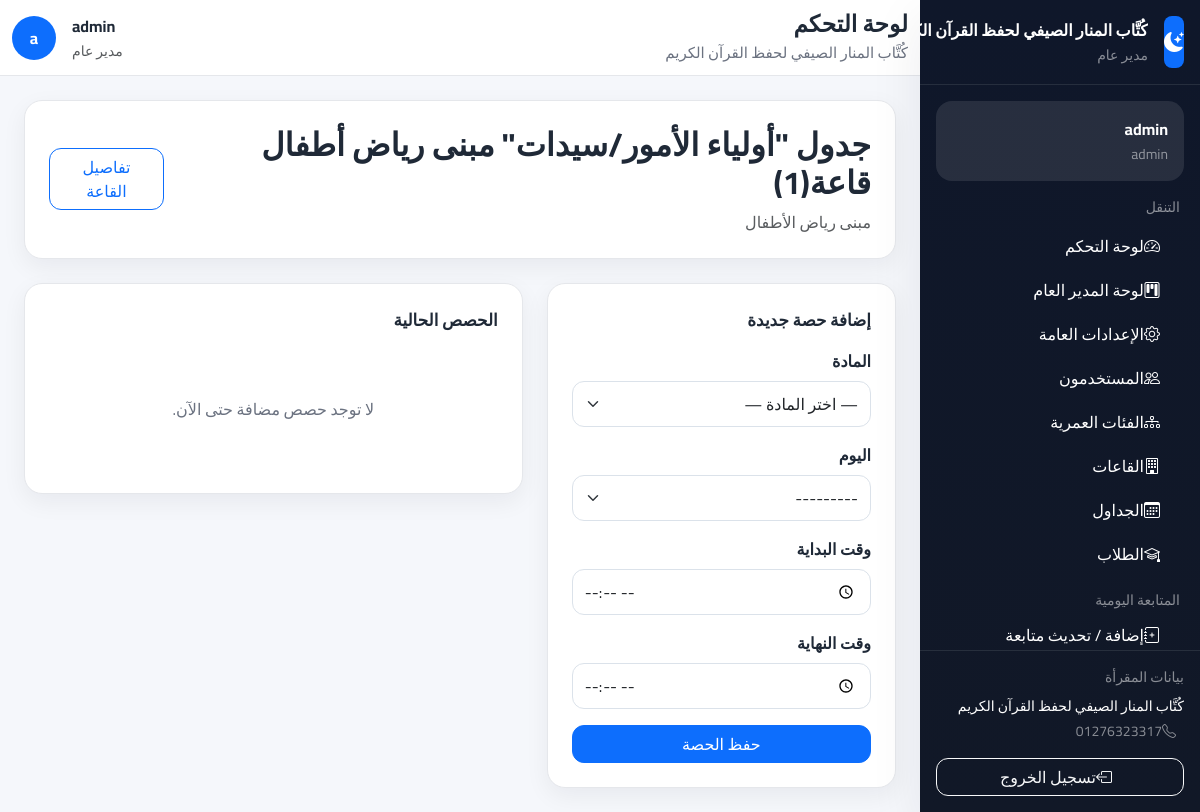
Page /halls/1/schedule/ (signed in) on the committed database.
### accounts/models.py (models this page shows, shortened)
class SiteSettings(models.Model):
    name = models.CharField(max_length=200, default='مقرأة القرآن الكريم', verbose_name='اسم المقرأة')
    logo = models.ImageField(upload_to='settings/', blank=True, null=True, verbose_name='الشعار')
    address = models.CharField(max_length=300, blank=True, verbose_name='العنوان')
    phone = models.CharField(max_length=20, blank=True, verbose_name='الهاتف')
    email = models.EmailField(blank=True, verbose_name='البريد الإلكتروني')
    description = models.TextField(blank=True, verbose_name='نبذة عن المقرأة')
    allow_registration = models.BooleanField(default=True, verbose_name='السماح بالتسجيل')
    auto_assign_halls = models.BooleanField(default=True, verbose_name='التسكين التلقائي')
    max_age_limit = models.PositiveIntegerField(default=15, verbose_name='الحد الأقصى للسن')
    min_age_limit = models.PositiveIntegerField(default=3, verbose_name='الحد الأدنى للسن')
    attendance_start_time = models.TimeField(default='08:00', verbose_name='وقت بداية الحضور')
    late_threshold_minutes = models.PositiveIntegerField(default=15, verbose_name='دقائق التأخير')
    facebook = models.URLField(blank=True, verbose_name='فيسبوك')
    whatsapp = models.CharField(max_length=20, blank=True, verbose_name='واتساب')
    updated_at = models.DateTimeField(auto_now=True)
    updated_by = models.ForeignKey(
        User,
        on_delete=models.SET_NULL,
        null=True,
        blank=True,
        verbose_name='آخر تعديل بواسطة'
    )
    @classmethod
    def get_settings(cls):
        obj, _ = cls.objects.get_or_create(pk=1)
        return obj
    class Meta:
        verbose_name = 'إعدادات الموقع'
        verbose_name_plural = 'إعدادات الموقع'

class User(AbstractUser):
    ROLE_GENERAL_MANAGER = 'general_manager'
    ROLE_GENERAL_SUPERVISOR = 'general_supervisor'
    ROLE_HALL_SUPERVISOR = 'hall_supervisor'
    ROLE_TEACHER = 'teacher'
    ROLE_PARENT = 'parent'
    ROLES = [
        (ROLE_GENERAL_MANAGER, 'مدير عام'),
        (ROLE_GENERAL_SUPERVISOR, 'مشرف عام'),
        (ROLE_HALL_SUPERVISOR, 'مشرف قاعات'),
        (ROLE_TEACHER, 'معلم'),
        (ROLE_PARENT, 'ولي أمر'),
    ]
    role = models.CharField(
        max_length=30,
        choices=ROLES,
        default=ROLE_PARENT,
        verbose_name='الدور الوظيفي'
    )
    phone = models.CharField(
        max_length=20,
        blank=True,
        null=True,
        verbose_name='رقم الهاتف'
    )
    profile_picture = models.ImageField(
        upload_to='profiles/',
        blank=True,
        null=True,
        verbose_name='الصورة الشخصية'
    )
    can_manage_users = models.BooleanField(default=False, verbose_name='إدارة المستخدمين')
    can_manage_halls = models.BooleanField(default=False, verbose_name='إدارة القاعات')
    can_manage_students = models.BooleanField(default=False, verbose_name='إدارة الطلاب')
    can_manage_attendance = models.BooleanField(default=False, verbose_name='إدارة الحضور')
    can_manage_evaluations = models.BooleanField(default=False, verbose_name='إدارة التقييمات')
    can_manage_settings = models.BooleanField(default=False, verbose_name='إدارة الإعدادات')
    @property
    def is_general_manager(self):
        return self.role == self.ROLE_GENERAL_MANAGER
    @property
    def is_general_supervisor(self):
        return self.role == self.ROLE_GENERAL_SUPERVISOR
    @property
    def is_hall_supervisor(self):
        return self.role == self.ROLE_HALL_SUPERVISOR
    @property
    def is_teacher(self):
        return self.role == self.ROLE_TEACHER
    @property
    def is_parent(self):
        return self.role == self.ROLE_PARENT
    class Meta:
        verbose_name = 'مستخدم'
        verbose_name_plural = 'المستخدمون'

### halls/models.py (models this page shows, shortened)
class Hall(models.Model):
    name = models.CharField(max_length=100, verbose_name='اسم القاعة')
    location = models.CharField(max_length=200, verbose_name='موقع القاعة')
    age_group = models.ForeignKey(
        'students.AgeGroup',
        on_delete=models.SET_NULL,
        null=True,
        blank=True,
        related_name='halls',
        verbose_name='الفئة العمرية'
    )
    max_students = models.PositiveIntegerField(default=30, verbose_name='أقصى عدد للطلاب')
    general_supervisor = models.ForeignKey(
        User,
        on_delete=models.SET_NULL,
        null=True,
        blank=True,
        related_name='managed_halls',
        limit_choices_to={'role': 'general_supervisor'},
        verbose_name='المشرف العام المسؤول'
    )
    teacher = models.ForeignKey(
        User,
        on_delete=models.SET_NULL,
        null=True,
        blank=True,
        related_name='teaching_halls',
        limit_choices_to={'role': 'teacher'},
        verbose_name='المعلم'
    )
    supervisor = models.ForeignKey(
        User,
        on_delete=models.SET_NULL,
        null=True,
        blank=True,
        related_name='supervising_halls',
        limit_choices_to={'role': 'hall_supervisor'},
        verbose_name='مشرف القاعة'
    )
    current_juz = models.PositiveIntegerField(
        default=30,
        verbose_name='الجزء الحالي الذي تبدأ منه القاعة'
    )
    required_completed_juz_count = models.PositiveIntegerField(
        default=0,
        verbose_name='عدد الأجزاء المطلوبة قبل دخول القاعة'
    )
    is_active = models.BooleanField(default=True, verbose_name='نشطة')
    created_at = models.DateTimeField(auto_now_add=True)
    class Meta:
        verbose_name = 'قاعة'
        verbose_name_plural = 'القاعات'
        ordering = ['name']

### halls/views.py (the view, shortened to what this page needs)
# urls.py: path('<int:pk>/schedule/',  views.HallScheduleView.as_view(),  name='schedule'),
class HallScheduleView(GeneralSupervisorRequiredMixin, View):
    template_name = 'halls/schedule.html'
    def get(self, request, pk):
        hall = get_object_or_404(Hall, pk=pk)
        if not user_can_access_hall(request.user, hall):
            messages.error(request, 'ليس لديك صلاحية إدارة جدول هذه القاعة')
            return redirect('halls:list')
        schedules = hall.schedules.select_related('subject')
        form = HallScheduleForm(hall=hall)
        return render(request, self.template_name, {
            'hall': hall,
            'schedules': schedules,
            'form': form
        })

### templates/halls/schedule.html (shortened to what this page needs)
{% extends "base.html" %}
{% block content %}
<div class="page-card p-4 mb-4">
    <div class="d-flex flex-column flex-lg-row justify-content-between align-items-lg-center gap-3">
        <div>
            <h2 class="fw-bold mb-2">جدول {{ hall.name }}</h2>
            <p class="text-muted mb-0">{{ hall.location }}</p>
        </div>
        <a href="{% url 'halls:detail' hall.pk %}" class="btn btn-outline-primary">تفاصيل القاعة</a>
    </div>
</div>
<div class="row g-4">
    <div class="col-lg-5">
        <div class="page-card p-4">
            <div class="section-title">إضافة حصة جديدة</div>
            <form method="post">
                <div class="mb-3">
                    <label class="form-label fw-semibold">{{ form.subject.label }}</label>
                    {{ form.subject }}
                </div>
                <div class="mb-3">
                    <label class="form-label fw-semibold">{{ form.day.label }}</label>
                    {{ form.day }}
                </div>
                <div class="mb-3">
                    <label class="form-label fw-semibold">{{ form.start_time.label }}</label>
                    {{ form.start_time }}
                </div>
                <div class="mb-3">
                    <label class="form-label fw-semibold">{{ form.end_time.label }}</label>
                    {{ form.end_time }}
                </div>
                <button type="submit" class="btn btn-primary w-100">حفظ الحصة</button>
            </form>
        </div>
    </div>
    <div class="col-lg-7">
        <div class="page-card p-4">
            <div class="section-title">الحصص الحالية</div>
            {% if schedules %}
                <div class="table-responsive">
                    <table class="table table-modern align-middle mb-0">
                        <thead>
                            <tr>
                                <th>المادة</th>
                                <th>اليوم</th>
                                <th>من</th>
                                <th>إلى</th>
                            </tr>
                        </thead>
                        <tbody>
                            {% for item in schedules %}
                                <tr>
                                    <td>{{ item.subject.name }}</td>
                                    <td>{{ item.get_day_display }}</td>
                                    <td>{{ item.start_time }}</td>
                                    <td>{{ item.end_time }}</td>
                                </tr>
                            {% endfor %}
                        </tbody>
                    </table>
                </div>
            {% else %}
                <div class="empty-state">لا توجد حصص مضافة حتى الآن.</div>
            {% endif %}
        </div>
    </div>
</div>
{% endblock %}

### templates/partials/sidebar.html (shortened to what this page needs)
<aside class="sidebar d-flex flex-column" id="appSidebar">
    <div class="p-3 border-bottom border-secondary border-opacity-25">
        <div class="d-flex align-items-center gap-3">
            {% if SITE_LOGO and SITE_LOGO.url %}
                <img src="{{ SITE_LOGO.url }}" alt="{{ SITE_NAME }}" class="rounded-3"
                     width="52" height="52" style="object-fit: cover;">
            {% else %}
                <div class="bg-primary rounded-3 d-flex align-items-center justify-content-center text-white"
                     style="width:52px;height:52px;">
                    <i class="bi bi-moon-stars-fill fs-5"></i>
                </div>
            {% endif %}
            <div class="min-w-0">
                <div class="fw-bold text-white text-truncate">{{ SITE_NAME|default:"مقرأة تحفيظ القرآن الكريم" }}</div>
                <small class="text-white-50">{{ user.get_role_display }}</small>
            </div>
        </div>
    </div>
    <div class="p-3 overflow-y-auto flex-grow-1">
        <div class="bg-white bg-opacity-10 rounded-4 p-3 mb-3">
            <div class="fw-bold text-white">{{ user.get_full_name|default:user.username }}</div>
            <small class="text-white-50">{{ user.username }}</small>
        </div>
        <div class="small text-uppercase text-white-50 mb-2 px-1">التنقل</div>
        <nav class="nav flex-column gap-1">
            <a class="nav-link text-white rounded-3 px-3 py-2" href="{% url 'accounts:dashboard' %}">
                <i class="bi bi-speedometer2 ms-2"></i>لوحة التحكم
            </a>
            {% if user.is_general_manager %}
                <a class="nav-link text-white rounded-3 px-3 py-2" href="{% url 'dashboard:manager' %}">
                    <i class="bi bi-kanban ms-2"></i>لوحة المدير العام
                </a>
                <a class="nav-link text-white rounded-3 px-3 py-2" href="{% url 'settings:home' %}">
                    <i class="bi bi-gear ms-2"></i>الإعدادات العامة
                </a>
                <a class="nav-link text-white rounded-3 px-3 py-2" href="{% url 'settings:users' %}">
                    <i class="bi bi-people ms-2"></i>المستخدمون
                </a>
                <a class="nav-link text-white rounded-3 px-3 py-2" href="{% url 'settings:age_groups' %}">
                    <i class="bi bi-diagram-3 ms-2"></i>الفئات العمرية
                </a>
            {% endif %}
            {% if user.is_general_manager or user.is_general_supervisor or user.is_hall_supervisor or user.is_teacher %}
                <a class="nav-link text-white rounded-3 px-3 py-2" href="{% url 'halls:list' %}">
                    <i class="bi bi-building ms-2"></i>القاعات
                </a>
                <a class="nav-link text-white rounded-3 px-3 py-2" href="{% url 'halls:all_schedules' %}">
                    <i class="bi bi-calendar3 ms-2"></i>الجداول
                </a>
                <a class="nav-link text-white rounded-3 px-3 py-2" href="{% url 'students:list' %}">
                    <i class="bi bi-mortarboard ms-2"></i>الطلاب
                </a>
            {% endif %}
        </nav>
        {% if user.is_hall_supervisor or user.is_general_supervisor or user.is_general_manager %}
        <div class="small text-uppercase text-white-50 mt-3 mb-1 px-1">المتابعة اليومية</div>
        <nav class="nav flex-column gap-1">
            <a class="nav-link text-white rounded-3 px-3 py-2" href="{% url 'evaluations:add_followup' %}">
                <i class="bi bi-journal-plus ms-2"></i>إضافة / تحديث متابعة
            </a>
        </nav>
        {% endif %}
    </div>
    <div class="mt-auto p-3 border-top border-secondary border-opacity-25 flex-shrink-0">
        <div class="small text-white-50 mb-2">بيانات المقرأة</div>
        <div class="text-white small">{{ SITE_NAME }}</div>
        {% if SITE_PHONE %}
            <div class="text-white-50 small mt-1">
                <i class="bi bi-telephone ms-2"></i>{{ SITE_PHONE }}
            </div>
        {% endif %}
        <form method="post" action="{% url 'accounts:logout' %}" class="mt-3">
            <button type="submit" class="btn btn-outline-light w-100">
                <i class="bi bi-box-arrow-left ms-2"></i>تسجيل الخروج
            </button>
        </form>
    </div>
</aside>

### templates/partials/header.html (shortened to what this page needs)
<header class="topbar d-flex align-items-center">
    <div class="container-fluid">
        <div class="d-flex align-items-center justify-content-between gap-3">
            <div class="d-flex align-items-center gap-2">
                <div>
                    <h1 class="page-title">{% block page_title %}لوحة التحكم{% endblock %}</h1>
                    <div class="page-subtitle">{{ SITE_NAME|default:"مقرأة تحفيظ القرآن الكريم" }}</div>
                </div>
            </div>
            <div class="d-flex align-items-center gap-3">
                <div class="text-end d-none d-sm-block">
                    <div class="fw-bold">{{ user.get_full_name|default:user.username }}</div>
                    <small class="text-muted">{{ user.get_role_display }}</small>
                </div>
                <div class="rounded-circle bg-primary text-white d-flex align-items-center justify-content-center fw-bold"
                     style="width:44px;height:44px;">
                    {{ user.first_name|default:user.username|slice:":1" }}
                </div>
            </div>
        </div>
    </div>
</header>

### rows in the picture
SiteSettings: name "كُتَّاب المنار الصيفي لحفظ القرآن…", name "كُتَّاب المنار الصيفي لحفظ القرآن الكريم", phone "01276323317"
User: role "مدير عام", get_full_name "admin", username "admin", first_name "a"
Hall: name "\"أولياء الأمور/سيدات\" مبنى رياض أطفال قاعة(1)", location "مبنى رياض الأطفال"
